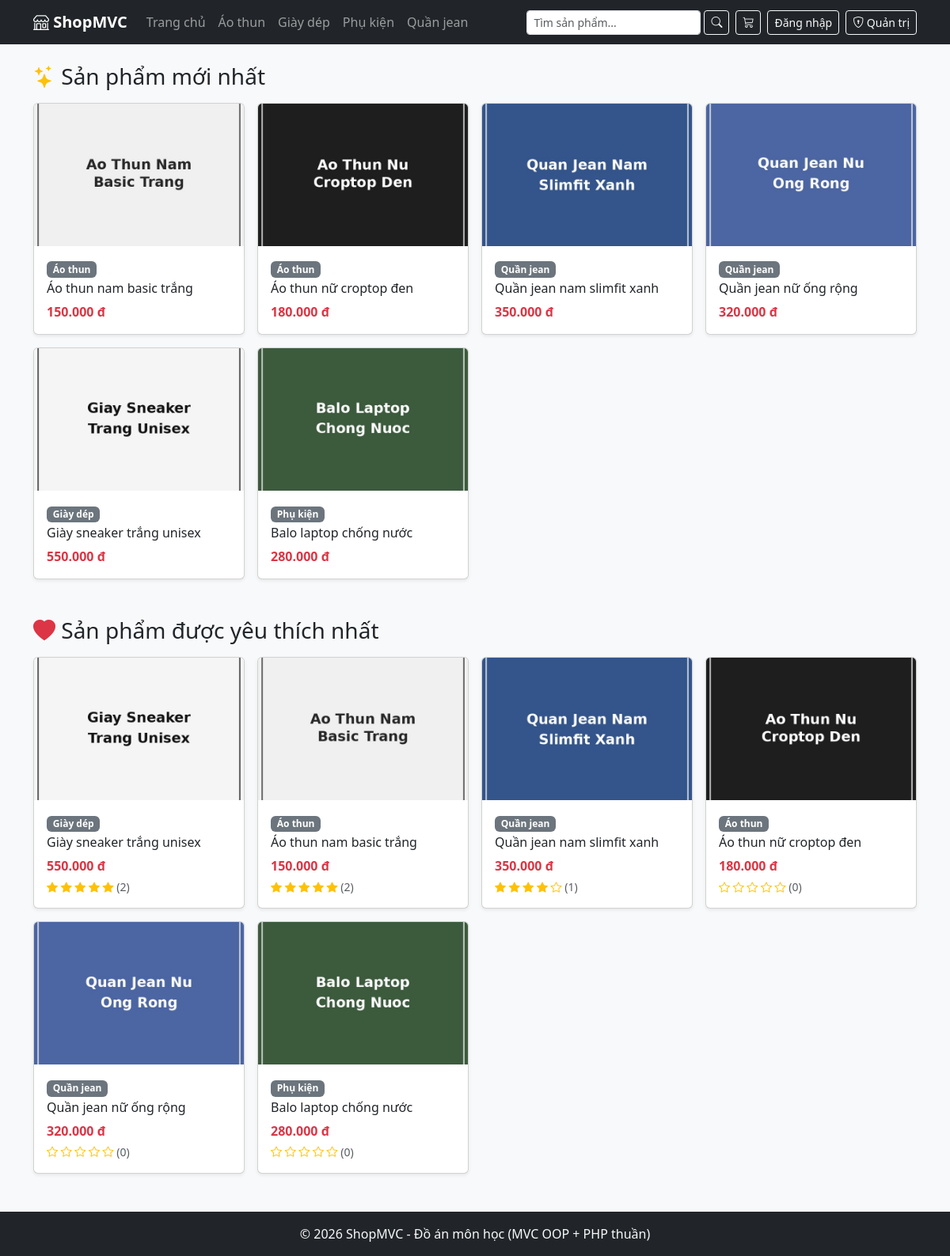
The page / on the database its author committed.
### tables this page shows
CREATE TABLE danh_muc (
    id INT AUTO_INCREMENT PRIMARY KEY,
    ten_danh_muc VARCHAR(150) NOT NULL,
    slug VARCHAR(180) NOT NULL UNIQUE
);

CREATE TABLE san_pham (
    id INT AUTO_INCREMENT PRIMARY KEY,
    danh_muc_id INT NOT NULL,
    ten_san_pham VARCHAR(255) NOT NULL,
    slug VARCHAR(280) NOT NULL UNIQUE,
    mo_ta TEXT,
    gia DECIMAL(12,0) NOT NULL DEFAULT 0,
    so_luong INT NOT NULL DEFAULT 0,
    hinh_anh VARCHAR(255),
    luot_xem INT NOT NULL DEFAULT 0,
    ngay_tao DATETIME NOT NULL,
    FOREIGN KEY (danh_muc_id) REFERENCES danh_muc(id) ON DELETE RESTRICT
);

### controllers/HomeController.php (called while the page is built, shortened)
<?php
class HomeController
{
    public function trangChu()
    {
        $sanPhamModel = new SanPhamModel();
        $danhMucModel = new DanhMucModel();
        $sanPhamMoiNhat   = $sanPhamModel->layMoiNhat(8);
        $sanPhamYeuThich  = $sanPhamModel->layYeuThichNhat(8);
        $danhSachDanhMuc  = $danhMucModel->layDanhMucKemSoLuong();
        require_once PATH_VIEW_MAIN;
    }
}

### index.php (called while the page is built, shortened)
<?php
spl_autoload_register(function ($class) {
    $fileName = "$class.php";
    $fileModel      = PATH_MODEL . $fileName;
});
require_once './configs/helper.php';
require_once './routes/index.php';

### models/BaseModel.php (called while the page is built, shortened)
<?php
class BaseModel
{
    public function __construct()
    {
        $dsn = sprintf('mysql:host=%s;port=%s;dbname=%s;charset=utf8', DB_HOST, DB_PORT, DB_NAME);
        try {
            $this->pdo = new PDO($dsn, DB_USERNAME, DB_PASSWORD, DB_OPTIONS);
        } catch (PDOException $e) {
            die("Kết nối cơ sở dữ liệu thất bại: {$e->getMessage()}. Vui lòng thử lại sau.");
        }
    }
}

### models/DanhMucModel.php (called while the page is built, shortened)
<?php
class DanhMucModel extends BaseModel
{
    public function layDanhMucKemSoLuong()
    {
        $sql = "SELECT dm.*, COUNT(sp.id) AS so_san_pham
                FROM danh_muc dm
                LEFT JOIN san_pham sp ON sp.danh_muc_id = dm.id
                GROUP BY dm.id
                ORDER BY dm.ten_danh_muc ASC";
        return $this->pdo->query($sql)->fetchAll();
    }
}

### models/SanPhamModel.php (called while the page is built, shortened)
<?php
class SanPhamModel extends BaseModel
{
    public function layMoiNhat($gioiHan = 8)
    {
        $sql = "SELECT sp.*, dm.ten_danh_muc
                FROM san_pham sp
                JOIN danh_muc dm ON dm.id = sp.danh_muc_id
                ORDER BY sp.ngay_tao DESC
                LIMIT :limit";
        $stmt = $this->pdo->prepare($sql);
        $stmt->bindValue(':limit', (int)$gioiHan, PDO::PARAM_INT);
        $stmt->execute();
        return $stmt->fetchAll();
    }
    public function layYeuThichNhat($gioiHan = 8)
    {
        $sql = "SELECT sp.*, dm.ten_danh_muc,
                       COALESCE(AVG(bl.diem_danh_gia), 0) AS diem_trung_binh,
                       COUNT(bl.id) AS so_luot_danh_gia
                FROM san_pham sp
                JOIN danh_muc dm ON dm.id = sp.danh_muc_id
                LEFT JOIN binh_luan bl ON bl.san_pham_id = sp.id
                GROUP BY sp.id
                ORDER BY diem_trung_binh DESC, so_luot_danh_gia DESC
                LIMIT :limit";
        $stmt = $this->pdo->prepare($sql);
        $stmt->bindValue(':limit', (int)$gioiHan, PDO::PARAM_INT);
        $stmt->execute();
        return $stmt->fetchAll();
    }
}

### configs/helper.php (called while the page is built, shortened)
<?php
if (!function_exists('dinh_dang_tien')) {
    function dinh_dang_tien($so)
    {
        return number_format($so, 0, ',', '.') . ' đ';
    }
}

### views/home/trang_chu.php (the view, shortened to what this page needs)
<h3 class="mb-3"><i class="bi bi-stars text-warning"></i> Sản phẩm mới nhất</h3>
<div class="row g-3 mb-5">
    <?php if (empty($sanPhamMoiNhat)): ?>
        <p class="text-muted">Chưa có sản phẩm nào.</p>
    <?php else: ?>
        <?php foreach ($sanPhamMoiNhat as $sp): ?>
            <div class="col-6 col-md-3">
                <div class="card h-100 shadow-sm">
                    <a href="<?= BASE_URL ?>san-pham/<?= $sp['slug'] ?>">
                        <img src="<?= $sp['hinh_anh'] ? BASE_ASSETS_UPLOADS . $sp['hinh_anh'] : BASE_ASSETS_UPLOADS . 'no-image.jpg' ?>"
                             class="card-img-top" style="height:180px;object-fit:cover" alt="<?= htmlspecialchars($sp['ten_san_pham']) ?>">
                    </a>
                    <div class="card-body">
                        <span class="badge bg-secondary mb-1"><?= htmlspecialchars($sp['ten_danh_muc']) ?></span>
                        <h6 class="card-title">
                            <a class="text-decoration-none text-dark" href="<?= BASE_URL ?>san-pham/<?= $sp['slug'] ?>">
                                <?= htmlspecialchars($sp['ten_san_pham']) ?>
                            </a>
                        </h6>
                        <p class="text-danger fw-bold mb-0"><?= dinh_dang_tien($sp['gia']) ?></p>
                    </div>
                </div>
            </div>
        <?php endforeach; ?>
    <?php endif; ?>
</div>
<h3 class="mb-3"><i class="bi bi-heart-fill text-danger"></i> Sản phẩm được yêu thích nhất</h3>
<div class="row g-3">
    <?php if (empty($sanPhamYeuThich)): ?>
        <p class="text-muted">Chưa có sản phẩm nào được đánh giá.</p>
    <?php else: ?>
        <?php foreach ($sanPhamYeuThich as $sp): ?>
            <div class="col-6 col-md-3">
                <div class="card h-100 shadow-sm">
                    <a href="<?= BASE_URL ?>san-pham/<?= $sp['slug'] ?>">
                        <img src="<?= $sp['hinh_anh'] ? BASE_ASSETS_UPLOADS . $sp['hinh_anh'] : BASE_ASSETS_UPLOADS . 'no-image.jpg' ?>"
                             class="card-img-top" style="height:180px;object-fit:cover" alt="<?= htmlspecialchars($sp['ten_san_pham']) ?>">
                    </a>
                    <div class="card-body">
                        <span class="badge bg-secondary mb-1"><?= htmlspecialchars($sp['ten_danh_muc']) ?></span>
                        <h6 class="card-title">
                            <a class="text-decoration-none text-dark" href="<?= BASE_URL ?>san-pham/<?= $sp['slug'] ?>">
                                <?= htmlspecialchars($sp['ten_san_pham']) ?>
                            </a>
                        </h6>
                        <p class="text-danger fw-bold mb-1"><?= dinh_dang_tien($sp['gia']) ?></p>
                        <p class="mb-0 small text-warning">
                            <?php
                            $saoDay = round($sp['diem_trung_binh']);
                            for ($i = 1; $i <= 5; $i++):
                            ?>
                                <i class="bi <?= $i <= $saoDay ? 'bi-star-fill' : 'bi-star' ?>"></i>
                            <?php endfor; ?>
                            <span class="text-muted">(<?= (int)$sp['so_luot_danh_gia'] ?>)</span>
                        </p>
                    </div>
                </div>
            </div>
        <?php endforeach; ?>
    <?php endif; ?>
</div>

### routes/index.php (shortened to what this page needs)
<?php
$requestUri = parse_url($_SERVER['REQUEST_URI'], PHP_URL_PATH);
$basePath   = parse_url(BASE_URL, PHP_URL_PATH);
$url        = trim(substr($requestUri, strlen($basePath)), '/');
$segments = $url === '' ? [] : explode('/', $url);
$segment0 = $segments[0] ?? '';
switch ($segment0) {
    case '':
        (new HomeController())->trangChu();
        break;
}

### views/main.php (shortened to what this page needs)
<!DOCTYPE html>
<html lang="vi">
<head>
    <link href="https://cdn.jsdelivr.net/npm/bootstrap@5.3.3/dist/css/bootstrap.min.css" rel="stylesheet">
    <link rel="stylesheet" href="https://cdn.jsdelivr.net/npm/bootstrap-icons@1.11.3/font/bootstrap-icons.css">
</head>
<body class="bg-light">
    <nav class="navbar navbar-expand-lg navbar-dark bg-dark">
        <div class="container">
            <a class="navbar-brand fw-bold" href="<?= BASE_URL ?>"><i class="bi bi-shop"></i> ShopMVC</a>
            <div class="collapse navbar-collapse" id="menu">
                <ul class="navbar-nav me-auto">
                    <li class="nav-item">
                        <a class="nav-link" href="<?= BASE_URL ?>">Trang chủ</a>
                    </li>
                    <?php
                    foreach ($danhSachDanhMuc ?? [] as $dm):
                    ?>
                        <li class="nav-item">
                            <a class="nav-link" href="<?= BASE_URL ?>danh-muc/<?= $dm['slug'] ?>">
                                <?= htmlspecialchars($dm['ten_danh_muc']) ?>
                            </a>
                        </li>
                    <?php endforeach; ?>
                </ul>
                <form action="<?= BASE_URL ?>tim-kiem" method="GET" class="d-flex me-2">
                    <input type="text" name="q" class="form-control form-control-sm" placeholder="Tìm sản phẩm..."
                           value="<?= htmlspecialchars($_GET['q'] ?? '') ?>">
                    <button class="btn btn-sm btn-outline-light ms-1"><i class="bi bi-search"></i></button>
                </form>
                <a href="<?= BASE_URL ?>gio-hang" class="btn btn-outline-light btn-sm position-relative me-2">
                    <i class="bi bi-cart3"></i>
                </a>
                <?php if (!empty($_SESSION['khach_hang'])): ?>
                    <div class="dropdown me-2">
                        <button class="btn btn-outline-light btn-sm dropdown-toggle" data-bs-toggle="dropdown">
                            <i class="bi bi-person-circle"></i> <?= htmlspecialchars($_SESSION['khach_hang']['ho_ten']) ?>
                        </button>
                        <ul class="dropdown-menu dropdown-menu-end">
                            <li><a class="dropdown-item" href="<?= BASE_URL ?>tai-khoan-cua-toi">Đơn hàng của tôi</a></li>
                            <li><a class="dropdown-item text-danger" href="<?= BASE_URL ?>dang-xuat">Đăng xuất</a></li>
                        </ul>
                    </div>
                <?php else: ?>
                    <a href="<?= BASE_URL ?>dang-nhap" class="btn btn-outline-light btn-sm me-2">Đăng nhập</a>
                <?php endif; ?>
                <a href="<?= BASE_URL ?>admin" class="btn btn-outline-light btn-sm">
                    <i class="bi bi-shield-lock"></i> Quản trị
                </a>
            </div>
        </div>
    </nav>
    <div class="container my-4">
        <?php
        if (isset($view)) {
            require_once PATH_VIEW . $view . '.php';
        }
        ?>
    </div>
    <footer class="bg-dark text-light text-center py-3 mt-5">
        &copy; <?= date('Y') ?> ShopMVC - Đồ án môn học (MVC OOP + PHP thuần)
    </footer>
</body>
</html>

### rows shown on the page
danh_muc: ten_danh_muc "Áo thun"
danh_muc: ten_danh_muc "Giày dép"
danh_muc: ten_danh_muc "Phụ kiện"
danh_muc: ten_danh_muc "Quần jean"
san_pham: hinh_anh (picture), danh_muc.ten_danh_muc "Áo thun", ten_san_pham "Áo thun nam basic trắng", gia "150.000 đ", so_luot_danh_gia "2"
san_pham: hinh_anh (picture), danh_muc.ten_danh_muc "Áo thun", ten_san_pham "Áo thun nữ croptop đen", gia "180.000 đ", so_luot_danh_gia "0"
san_pham: hinh_anh (picture), danh_muc.ten_danh_muc "Quần jean", ten_san_pham "Quần jean nam slimfit xanh", gia "350.000 đ", so_luot_danh_gia "1"
san_pham: hinh_anh (picture), danh_muc.ten_danh_muc "Quần jean", ten_san_pham "Quần jean nữ ống rộng", gia "320.000 đ", so_luot_danh_gia "0"
san_pham: hinh_anh (picture), danh_muc.ten_danh_muc "Giày dép", ten_san_pham "Giày sneaker trắng unisex", gia "550.000 đ", so_luot_danh_gia "2"
san_pham: hinh_anh (picture), danh_muc.ten_danh_muc "Phụ kiện", ten_san_pham "Balo laptop chống nước", gia "280.000 đ", so_luot_danh_gia "0"
